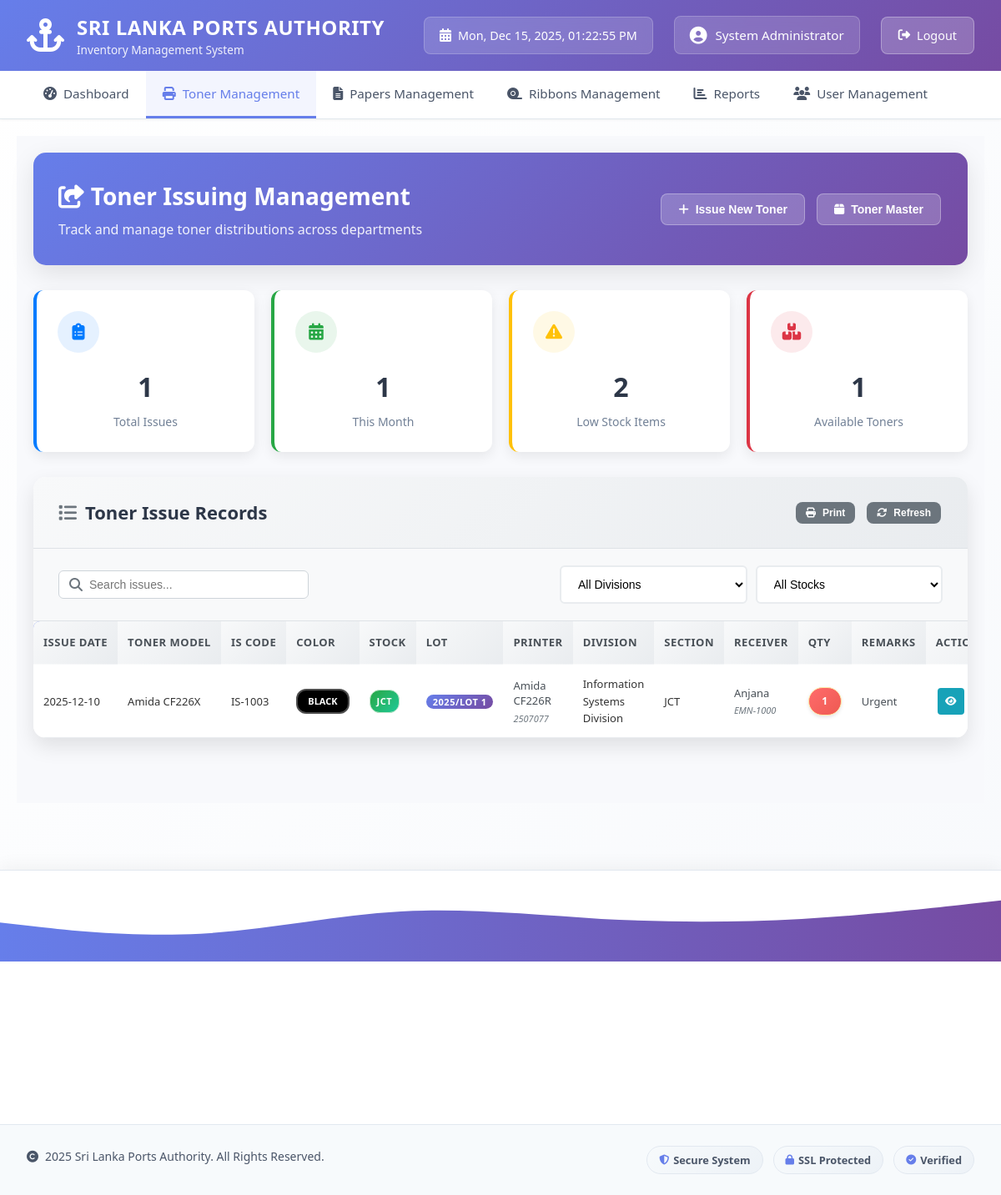
Screenshot of /pages/toner_issuing.php (signed in) with the database file from the repository.
### tables this page shows
CREATE TABLE `toner_issuing` (
  `issue_id` int(11) NOT NULL,
  `toner_id` int(11) NOT NULL,
  `toner_model` varchar(100) NOT NULL,
  `code` varchar(50) NOT NULL,
  `stock` varchar(50) DEFAULT NULL,
  `lot` varchar(50) DEFAULT NULL,
  `color` varchar(50) DEFAULT NULL,
  `printer_model` varchar(50) DEFAULT NULL,
  `printer_no` varchar(50) DEFAULT NULL,
  `division` varchar(50) NOT NULL,
  `section` varchar(50) NOT NULL,
  `store` varchar(50) NOT NULL,
  `request_officer` varchar(100) DEFAULT NULL,
  `receiver_name` varchar(100) DEFAULT NULL,
  `receiver_emp_no` varchar(20) DEFAULT NULL,
  `quantity` int(11) NOT NULL,
  `issue_date` date NOT NULL,
  `remarks` text DEFAULT NULL
);

### pages/toner_issuing.php (the view, shortened to what this page needs)
<?php
require_once '../includes/db.php';
$issues = [];
$toners = [];
try {
    $result = $conn->query("SELECT * FROM toner_issuing ORDER BY issue_date DESC, issue_id DESC");
    if ($result) {
        while ($row = $result->fetch_assoc()) {
            $issues[] = $row;
        }
    }
} catch (Exception $e) {
    $_SESSION['message'] = 'Database error: ' . $e->getMessage();
    $_SESSION['message_type'] = 'error';
}
try {
    $result = $conn->query("SELECT
        tr.receive_id,
        tr.toner_id,
        tm.toner_model,
        tm.compatible_printers,
        tr.color,
        tr.lot,
        tr.pr_no,
        tm.jct_stock as jct_quantity,
        tm.uct_stock as uct_quantity,
        tr.stock
    FROM toner_receiving tr
    INNER JOIN toner_master tm ON tr.toner_id = tm.toner_id
    WHERE tr.lot IS NOT NULL AND tr.lot != ''
    ORDER BY tm.toner_model, tr.lot");
    if ($result) {
        while ($row = $result->fetch_assoc()) {
            $toners[] = $row;
        }
    }
} catch (Exception $e) {
    $_SESSION['message'] = 'Database error: ' . $e->getMessage();
    $_SESSION['message_type'] = 'error';
}
$total_issues = count($issues);
$recent_issues = 0;
$low_stock_items = 0;
foreach ($issues as $issue) {
    if (strtotime($issue['issue_date']) >= strtotime('-30 days')) {
        $recent_issues++;
    }
}
try {
    $stock_check = $conn->query("SELECT toner_id, jct_stock, uct_stock, reorder_level
                                  FROM toner_master
                                  WHERE (jct_stock + uct_stock) <= reorder_level");
    if ($stock_check) {
        $low_stock_items = $stock_check->num_rows;
    }
} catch (Exception $e) {
    $low_stock_items = 0;
}
include '../includes/header.php';
?>
<div class="page-container">
    <div class="page-header">
        <div class="header-content">
            <div class="header-text">
                <h1>
                    <i class="fas fa-share-square"></i>
                    Toner Issuing Management
                </h1>
                <p>Track and manage toner distributions across departments</p>
            </div>
            <div class="header-actions">
                <button class="btn btn-primary" onclick="openModal('issueTonerModal')">
                    <i class="fas fa-plus"></i>
                    Issue New Toner
                </button>
                <button class="btn btn-secondary" onclick="window.location.href='toner_master.php'">
                    <i class="fas fa-box"></i>
                    Toner Master
                </button>
            </div>
        </div>
    </div>
    <div class="stats-grid">
        <div class="stat-card primary">
            <div class="stat-icon">
                <i class="fas fa-clipboard-list"></i>
            </div>
            <div class="stat-value"><?php echo $total_issues; ?></div>
            <div class="stat-label">Total Issues</div>
        </div>
        <div class="stat-card success">
            <div class="stat-icon">
                <i class="fas fa-calendar-alt"></i>
            </div>
            <div class="stat-value"><?php echo $recent_issues; ?></div>
            <div class="stat-label">This Month</div>
        </div>
        <div class="stat-card warning">
            <div class="stat-icon">
                <i class="fas fa-exclamation-triangle"></i>
            </div>
            <div class="stat-value"><?php echo $low_stock_items; ?></div>
            <div class="stat-label">Low Stock Items</div>
        </div>
        <div class="stat-card danger">
            <div class="stat-icon">
                <i class="fas fa-boxes"></i>
            </div>
            <div class="stat-value"><?php echo count($toners); ?></div>
            <div class="stat-label">Available Toners</div>
        </div>
    </div>
    <div class="content-card">
        <div class="card-header">
            <h2>
                <i class="fas fa-list"></i>
                Toner Issue Records
            </h2>
            <div class="header-actions">
                <button class="btn btn-secondary btn-sm" onclick="openModal('printModal')">
                    <i class="fas fa-print"></i>
                    Print
                </button>
                <button class="btn btn-secondary btn-sm" onclick="refreshTable()">
                    <i class="fas fa-sync-alt"></i>
                    Refresh
                </button>
            </div>
        </div>
        <div class="table-controls">
            <div class="search-box">
                <i class="fas fa-search"></i>
                <input type="text" id="searchInput" placeholder="Search issues..." onkeyup="filterTable()">
            </div>
            <div style="display: flex; gap: 10px;">
                <select id="divisionFilter" class="form-control" onchange="filterTable()">
                    <option value="">All Divisions</option>
                </select>
                <select id="stockFilter" class="form-control" onchange="filterTable()">
                    <option value="">All Stocks</option>
                </select>
            </div>
        </div>
        <div class="table-responsive">
            <?php if (count($issues) > 0): ?>
            <table class="data-table" id="issuesTable">
                <thead>
                    <tr>
                        <th>ISSUE DATE</th>
                        <th>TONER MODEL</th>
                        <th>IS CODE</th>
                        <th>COLOR</th>
                        <th>STOCK</th>
                        <th>LOT</th>
                        <th>PRINTER</th>
                        <th>DIVISION</th>
                        <th>SECTION</th>
                        <th>RECEIVER</th>
                        <th>QTY</th>
                        <th>REMARKS</th>
                        <th>ACTIONS</th>
                    </tr>
                </thead>
                <tbody>
                    <?php foreach ($issues as $issue): ?>
                    <tr data-division="<?php echo htmlspecialchars($issue['division']); ?>"
                        data-stock="<?php echo htmlspecialchars($issue['stock']); ?>"
                        data-date="<?php echo htmlspecialchars($issue['issue_date']); ?>">
                        <td><?php echo date('Y-m-d', strtotime($issue['issue_date'])); ?></td>
                        <td><?php echo htmlspecialchars($issue['toner_model']); ?></td>
                        <td><?php echo htmlspecialchars($issue['code']); ?></td>
                        <td>
                            <span class="color-badge" style="background-color: <?php echo htmlspecialchars(strtolower($issue['color'])); ?>">
                                <?php echo htmlspecialchars($issue['color']); ?>
                            </span>
                        </td>
                        <td>
                            <span class="stock-badge stock-<?php echo htmlspecialchars(strtolower($issue['stock'])); ?>">
                                <?php echo htmlspecialchars($issue['stock']); ?>
                            </span>
                        </td>
                        <td>
                            <span class="badge" style="background: linear-gradient(135deg, rgb(102,126,234) 0%, rgb(118,75,162) 100%); color: white; padding: 3px 8px; border-radius: 12px; font-size: 11px;">
                                <?php echo htmlspecialchars($issue['lot'] ?: 'N/A'); ?>
                            </span>
                        </td>
                        <td>
                            <div class="printer-info">
                                <div class="printer-model"><?php echo htmlspecialchars($issue['printer_model'] ?: 'N/A'); ?></div>
                                <?php if (!empty($issue['printer_no'])): ?>
                                    <div class="printer-no"><?php echo htmlspecialchars($issue['printer_no']); ?></div>
                                <?php endif; ?>
                            </div>
                        </td>
                        <td><?php echo htmlspecialchars($issue['division']); ?></td>
                        <td><?php echo htmlspecialchars($issue['section']); ?></td>
                        <td>
                            <div class="receiver-info">
                                <div class="receiver-name"><?php echo htmlspecialchars($issue['receiver_name'] ?: 'N/A'); ?></div>
                                <?php if (!empty($issue['receiver_emp_no'])): ?>
                                    <div class="receiver-emp"><?php echo htmlspecialchars($issue['receiver_emp_no']); ?></div>
                                <?php endif; ?>
                            </div>
                        </td>
                        <td>
                            <span class="quantity-badge"><?php echo htmlspecialchars($issue['quantity']); ?></span>
                        </td>
                        <td class="remarks-cell"><?php echo htmlspecialchars($issue['remarks'] ?: '-'); ?></td>
                        <td class="table-actions-cell">
                            <button class="btn btn-view btn-sm" onclick="viewIssue(<?php echo $issue['issue_id']; ?>)" title="View">
                                <i class="fas fa-eye"></i>
                            </button>
                        </td>
                    </tr>
                    <?php endforeach; ?>
                </tbody>
            </table>
            <?php endif; ?>
        </div>
    </div>
</div>
<?php include '../includes/footer.php'; ?>

### assets/css/main.css (style rules this page uses)
* { margin: 0; padding: 0; box-sizing: border-box; }
body { font-family: 'Segoe UI', Tahoma, Geneva, Verdana, sans-serif; background: linear-gradient(135deg, #ffffff 0%, #f7f9fc 100%); color: #333; line-height: 1.6; min-height: 100vh; }
.card-header { background: linear-gradient(135deg, #667eea 0%, #764ba2 100%); color: white; padding: 20px; font-size: 1.25rem; font-weight: bold; }
.btn { display: inline-block; padding: 10px 20px; border: none; border-radius: 5px; cursor: pointer; text-decoration: none; font-size: 14px; font-weight: 500; transition: all 0.3s; margin: 2px; }
.btn-primary { background: #667eea; color: white; }
.btn-secondary { background: #6c757d; color: white; }
.form-control { width: 100%; padding: 10px 15px; border: 1px solid #ced4da; border-radius: 5px; font-size: 14px; transition: border-color 0.3s, box-shadow 0.3s; }
.table-responsive { overflow-x: auto; }
.stats-grid { display: grid; grid-template-columns: repeat(auto-fit, minmax(250px, 1fr)); gap: 20px; margin-bottom: 30px; }
.stat-card { background: white; padding: 25px; border-radius: 10px; box-shadow: 0 2px 10px rgba(0,0,0,0.1); text-align: center; transition: transform 0.3s; }
.stat-label { color: #6c757d; font-size: 0.9rem; }

### assets/css/footer.css (style rules this page uses)
html { scroll-behavior: smooth; }

### assets/css/ui-components.css (style rules this page uses)
.badge { display: inline-flex; align-items: center; gap: 6px; padding: 4px 12px; border-radius: 20px; font-size: 12px; font-weight: 600; text-transform: uppercase; letter-spacing: 0.5px; }

### assets/css/forms.css (style rules this page uses)
.form-control { transition: all 0.3s ease; border: 2px solid #e9ecef; }

### assets/css/components.css (style rules this page uses)
.btn { position: relative; overflow: hidden; }
.badge { display: inline-block; padding: 0.25em 0.4em; font-size: 75%; font-weight: 700; line-height: 1; text-align: center; white-space: nowrap; vertical-align: baseline; border-radius: 0.25rem; }

### rows the page displays
toner_issuing: issue_date "2025-12-10", toner_model "Amida CF226X", code "IS-1003", color "BLACK", stock "JCT", lot "2025/LOT 1", printer_model "Amida CF226R", printer_no "2507077", division "Information Systems Division", section "JCT", receiver_name "Anjana", receiver_emp_no "EMN-1000", quantity "1", remarks "Urgent"

### other values shown
$_SESSION['full_name'] "System Administrator"
$total_issues "1"
$recent_issues "1"
$low_stock_items "2"
count($toners) "1"
